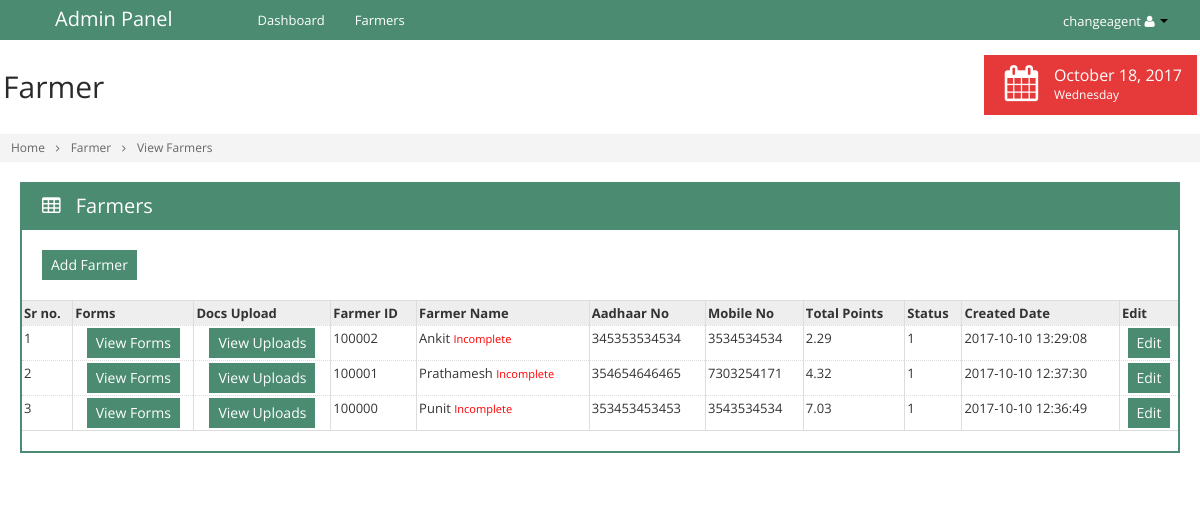
The page /view_farmers.php (signed in) on the database its author committed.
### tables this page shows
CREATE TABLE IF NOT EXISTS `tbl_farmers` (
  `id` int(11) NOT NULL AUTO_INCREMENT,
  `fm_caid` int(11) NOT NULL,
  `fm_id` int(11) NOT NULL,
  `fm_name` varchar(255) NOT NULL,
  `fm_aadhar` bigint(11) NOT NULL,
  `fm_mobileno` bigint(11) NOT NULL,
  `fm_loan` varchar(255) NOT NULL,
  `fm_amount` varchar(255) NOT NULL,
  `fm_status` int(11) NOT NULL,
  `fm_createddt` datetime NOT NULL,
  `fm_createdby` varchar(255) NOT NULL,
  `fm_modifieddt` datetime NOT NULL,
  `fm_modifiedby` varchar(255) NOT NULL,
  PRIMARY KEY (`id`)
);

CREATE TABLE IF NOT EXISTS `tbl_points` (
  `id` int(11) NOT NULL AUTO_INCREMENT,
  `fm_id` int(11) NOT NULL,
  `pt_frm1` varchar(11) NOT NULL,
  `pt_frm2` varchar(11) NOT NULL,
  `pt_frm3` varchar(11) NOT NULL,
  `pt_frm4` varchar(11) NOT NULL,
  `pt_frm5` varchar(11) NOT NULL,
  `pt_frm6` varchar(11) NOT NULL,
  `pt_frm7` varchar(11) NOT NULL,
  `pt_frm8` varchar(11) NOT NULL,
  `pt_frm8_fh` varchar(11) NOT NULL,
  `pt_frm9` varchar(11) NOT NULL,
  `pt_frm10` varchar(11) NOT NULL,
  `pt_frm11` varchar(11) NOT NULL,
  `pt_frm12` varchar(11) NOT NULL,
  `pt_frm13` varchar(11) NOT NULL,
  `pt_frm14` varchar(11) NOT NULL,
  PRIMARY KEY (`id`)
);

### include/query-helper.php (called while the page is built, shortened)
<?php
	function lookup_value($table,$col_array,$where,$not_where_array=array(),$and_like_array=array(),$or_like_array=array())
	{
		global $db_con;
		$colums  =implode(',',$col_array);
		$col     =1;
		if($colums=="")
		{
			$colums =' * ';
			$col    ="";
		}
		$sql =" SELECT ".$colums." FROM ".$table." ";
		$sql .=" WHERE 1 = 1 ";
		if(!empty($where))
		{
			foreach($where as $field1 => $value1 )
			{
				$sql  .= " AND ".$field1 ."='".$value1."' ";
			}
		}
		$result	   = mysqli_query($db_con,$sql) or die(mysqli_error($db_con));
		$nums      = mysqli_num_rows($result);
		if($nums !=0)
		{
			if($col=="")
			{
				return $result;
			}
			else
			{
				$row = mysqli_fetch_array($result);
				return $row[$colums];
			}
		}
		else
		{
			return false;
		}
	}
?>

### view_farmers.php (the view, shortened to what this page needs)
<?php
	include('include/connection.php');
	include('include/query-helper.php');
		?>
        <?php
	$ca_id	= $_SESSION['ca_id'];
    if($_SESSION['userType']=="Admin")
    {
        $sql   = "select * from tbl_farmers order by id desc";
    }
    else
    {
       $sql	= "select * from tbl_farmers where fm_caid='".$ca_id."' order by id desc";
    }
	$res	= mysqli_query($db_con,$sql) or die(mysqli_error($db_con));
	$r		= 1;
?>
<!doctype html>
<html>
    <head>
    </head>
    <body class="<?php echo $theme_name; ?>" data-theme="<?php echo $theme_name; ?>">
        <div class="container-fluid" id="content">
            <div id="main" style="margin-left:0px !important">
                <div class="container-fluid">
                    <div class="row-fluid">
                        <div class="span12">
                            <div class="box box-color box-bordered">
                                <div class="box-title">
                                    <h3>
                                        <i class="icon-table"></i>
                                        Farmers
                                    </h3>
                                </div>
                                <div class="box-content nopadding">
                                    <div style="padding:20px">
                                        <a href="add_farmers.php?pag=farmers" class="btn btn-primary">
                                            Add Farmer
                                        </a>
                                    </div>
                                    <form id="mainform" action="deletefarmers.php" method="post">
                                        <div id="comp_1">
                                            <table class="table table-bordered dataTable dataTable-scroll-x">
                                                <thead>
                                                    <tr>
                                                        <th>Sr no.</th>
                                                        <th>Forms</th>
                                                        <th>Docs Upload</th>
                                                        <th>Farmer ID</th>
                                                        <th>Farmer Name</th>
                                                        <th>Aadhaar No</th>
                                                        <th>Mobile No</th>
                                                        <th>Total Points</th>
                                                        <th>Status</th>
                                                        <th class='hidden-350'>Created Date</th>
                                                        <th>Edit</th>
                                                    </tr>
                                                </thead>
                                                <tbody>
                                                    <?php
                                                    while($row = mysqli_fetch_array($res))
                                                    {
														$result = lookup_value('tbl_points',array(),array("fm_id"=>$row['fm_id']),array(),array(),array());
														if($result)
														{
															$num	= mysqli_num_rows($result);
															if($num != 0)
															{
																$pt_row	= mysqli_fetch_array($result);
															}
														}
														$sum_of_points	= $pt_row['pt_frm1'] + $pt_row['pt_frm2'] + $pt_row['pt_frm3'] + $pt_row['pt_frm4'] + $pt_row['pt_frm5'] + $pt_row['pt_frm6'] + $pt_row['pt_frm7'] + $pt_row['pt_frm8'] + $pt_row['pt_frm8_fh'] + $pt_row['pt_frm9'] + $pt_row['pt_frm10'] + $pt_row['pt_frm11'] + $pt_row['pt_frm12'] + $pt_row['pt_frm13'] + $pt_row['pt_frm14'];
														$avg_of_points	= round($sum_of_points / 15, 2);
                                                        ?>
                                                        <tr>
                                                            <td><?php echo $r; ?></td>
                                                            <td style="text-align:center;">
                                                            	<a href="get_farmer_details.php?pag=farmers&fm_id=<?php echo $row['fm_id']; ?>" class="btn btn-primary">View Forms</a>
                                                            </td>
                                                            <td style="text-align:center;">
                                                                <a href="get_farmerdoc.php?pag=farmers&fm_id=<?php echo $row['fm_id']; ?>" class="btn btn-primary">View Uploads</a>
                                                            </td>
                                                            <td><?php echo $row['fm_id']; ?></td>
                                                            <td><?php echo ucwords($row['fm_name']); ?>
                                                            <?php
                                                            $sql_check_point  	= " SELECT * FROM tbl_points ";
															$sql_check_point  	.= " WHERE pt_frm1 !='' AND pt_frm2 !='' ";
															$sql_check_point  	.= " 	AND pt_frm3 !='' AND pt_frm8_fh !='' ";
															$sql_check_point  	.= " 	AND pt_frm6 !='' AND pt_frm7 !='' ";
															$sql_check_point  	.= " 	AND pt_frm8 !='' AND pt_frm9 !='' ";
															$sql_check_point  	.= " 	AND pt_frm10 !='' AND pt_frm5 !='' ";
															$sql_check_point  	.= " 	AND pt_frm12 !='' AND pt_frm13 !='' ";
															$sql_check_point  	.= " 	AND pt_frm11 !='' ";
															$sql_check_point  	.= " 	AND fm_id='".$row['fm_id']."' ";
                                                            $res_check_point  = mysqli_query($db_con,$sql_check_point) or die(mysqli_error($db_con));
                                                            $num_check_point  = mysqli_num_rows($res_check_point);
                                                            if($num_check_point==0)
                                                            {
                                                                echo '<small style="color:red">Incomplete</small>';
                                                            }
                                                            else
                                                            {
                                                                echo '<small style="color:green">Complete</small>';
                                                            }
                                                            ?>
                                                            </td>
                                                            <td><?php echo $row['fm_aadhar']; ?></td>
                                                            <td><?php echo $row['fm_mobileno']; ?></td>
                                                            <td><?php echo $avg_of_points; ?></td>
                                                            <td><?php echo $row['fm_status']; ?></td>
                                                            <td><?php echo $row['fm_createddt']; ?></td>
                                                            <td style="text-align:center;">
                                                            	<a href="edit_farmer.php?pag=farmers&fm_id=<?php echo $row['fm_id']; ?>" class="btn btn-primary">Edit</a>
                                                            </td>
                                                        </tr>
                                                        <?php
                                                        $r++;
                                                    }
                                                    ?>
                                                </tbody>
                                            </table>
                                        </div>
                                    </form>
                                </div>
                            </div>
                        </div>
                    </div>
                </div>
            </div>
       	</div>
	</body>
</html>

### css/themes.css (style rules this page uses)
.theme-green .btn.btn-primary { background: #4A8B71 }
.theme-green a { color: #4A8B71 }
.theme-green .btn { color: #333 }
.theme-green .btn.btn-primary { background: #4A8B71; color: #fff }
.theme-green #main .box.box-color .box-title { background: #4A8B71 }
.theme-green #main .box.box-bordered.box-color .box-title { border-color: #4A8B71 }
.theme-green #main .box.box-bordered.box-color .box-content { border-color: #4A8B71 }

### rows shown on the page
tbl_farmers: fm "100002", fm_name "Ankit", fm_aadhar "345353534534", fm_mobileno "3534534534", tbl_points.pt_frm1+pt_frm2+pt_frm3 "2.29", fm_status "1", fm_createddt "2017-10-10 13:29:08"
tbl_farmers: fm "100001", fm_name "Prathamesh", fm_aadhar "354654646465", fm_mobileno "7303254171", tbl_points.pt_frm1+pt_frm2+pt_frm3 "4.32", fm_status "1", fm_createddt "2017-10-10 12:37:30"
tbl_farmers: fm "100000", fm_name "Punit", fm_aadhar "353453453453", fm_mobileno "3543534534", tbl_points.pt_frm1+pt_frm2+pt_frm3 "7.03", fm_status "1", fm_createddt "2017-10-10 12:36:49"

### other values the page prints
$_SESSION['sqyard_user'] "changeagent"
$feature_name "Farmer"
$home_name "Home"
$title "View Farmers"
